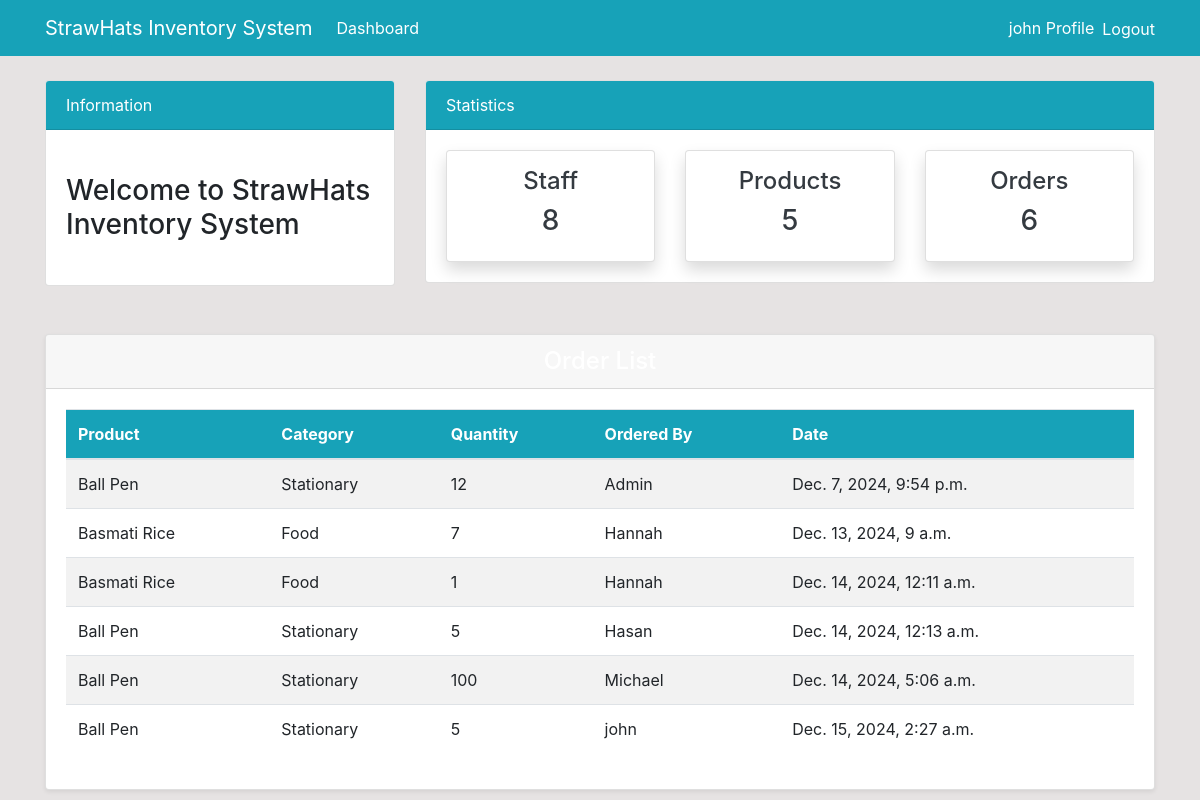
The app's page /order/ (signed in) with its own data.
### dashboard/models.py (models this page shows, shortened)
class Order(models.Model):
    product = models.ForeignKey(Product, on_delete=models.CASCADE, null=True)
    staff = models.ForeignKey(User, models.CASCADE, null=True)
    order_quantity = models.PositiveIntegerField(null=True)
    date = models.DateTimeField(auto_now_add=True)
    class Meta:
        verbose_name_plural = 'Order'

class Product(models.Model):
    name = models.CharField(max_length=100, null=True)
    category=models.CharField(max_length=20, choices=CATEGORY, null=True)
    quantity=models.PositiveIntegerField(null=True)
    class Meta:
        verbose_name_plural = 'Product'
    def __str__(self):
        return f'{self.name}'

### dashboard/views.py (the view)
# urls.py: path('order/', views.order, name='dashboard-order'),
@login_required
def order(request):
    orders = Order.objects.all()
    orders_count = orders.count()
    products_count = Product.objects.all().count()
    workers_count = User.objects.all().count()
    context ={
        'orders': orders,
        'workers_count' :workers_count,
        'orders_count' : orders_count,
        'products_count' : products_count,
    }
    return render(request, 'dashboard/order.html', context)

### templates/dashboard/order.html (shortened to what this page needs)
{% extends 'partials/base.html' %}
{% block content %}
{% include 'partials/topnav.html' %}
<div class="container mt-5">
    <div class="row">
        <div class="col-md-12">
            <div class="card shadow-sm">
                <div class="card-header bg-teal text-white text-center">
                    <h4 class="mb-0">Order List</h4>
                </div>
                <div class="card-body">
                    <table class="table table-striped table-hover">
                        <thead class="bg-info text-white">
                            <tr>
                                <th scope="col">Product</th>
                                <th scope="col">Category</th>
                                <th scope="col">Quantity</th>
                                <th scope="col">Ordered By</th>
                                <th scope="col">Date</th>
                            </tr>
                        </thead>
                        <tbody>
                            {% for order in orders %}
                            <tr>
                                <td>{{ order.product }}</td>
                                <td>{{ order.product.category }}</td>
                                <td>{{ order.order_quantity }}</td>
                                <td>{{ order.staff.username }}</td>
                                <td>{{ order.date }}</td>
                            </tr>
                            {% endfor %}
                        </tbody>
                    </table>
                </div>
            </div>
        </div>
    </div>
</div>
{% endblock %}

### templates/partials/nav.html (shortened to what this page needs)
<nav class="navbar navbar-expand-lg navbar-info bg-info">
    <div class="container">
        <a class="navbar-brand text-white" href="{% url 'dashboard-index' %}">StrawHats Inventory System</a>
        <div class="collapse navbar-collapse" id="navbarSupportedContent">
            {% if user.is_authenticated %}
            <ul class="navbar-nav mr-auto">
                <li class="nav-item d-flex align-items-center">
                    <a class="nav-link text-white" href="{% url 'dashboard-index' %}">Dashboard </a>
                </li>
            </ul>
            <ul class="navbar-nav ml-auto">
                <li class="nav-item d-flex align-items-center">
                    <a class="nav-link text-white" href="{% url 'user-profile' %}">{{ user.username}} Profile </a>
                </li>
                <li class="nav-item d-flex align-items-center">
                    <form method="post" action="{% url 'user-logout' %}" class="d-inline">
                        <button type="submit" class="btn btn-link text-white" style="padding: 0; background: none; border: none; margin: 0;">
                            Logout
                        </button>
                    </form>
                </li>
            </ul>
            {% endif %}
        </div>
    </div>
</nav>

### static/style.css (style rules this page uses)
body { background: rgb(230, 227, 227); }

### records on screen
Order: product "Ball Pen", product.category "Stationary", order_quantity "12", staff.username "Admin", date "Dec. 7, 2024, 9:54 p.m."
Order: product "Basmati Rice", product.category "Food", order_quantity "7", staff.username "Hannah", date "Dec. 13, 2024, 9 a.m."
Order: product "Basmati Rice", product.category "Food", order_quantity "1", staff.username "Hannah", date "Dec. 14, 2024, 12:11 a.m."
Order: product "Ball Pen", product.category "Stationary", order_quantity "5", staff.username "Hasan", date "Dec. 14, 2024, 12:13 a.m."
Order: product "Ball Pen", product.category "Stationary", order_quantity "100", staff.username "Michael", date "Dec. 14, 2024, 5:06 a.m."
Order: product "Ball Pen", product.category "Stationary", order_quantity "5", staff.username "john", date "Dec. 15, 2024, 2:27 a.m."

### other values on screen
{{ user.username }} "john"
{{ workers_count }} "8"
{{ products_count }} "5"
{{ orders_count }} "6"
